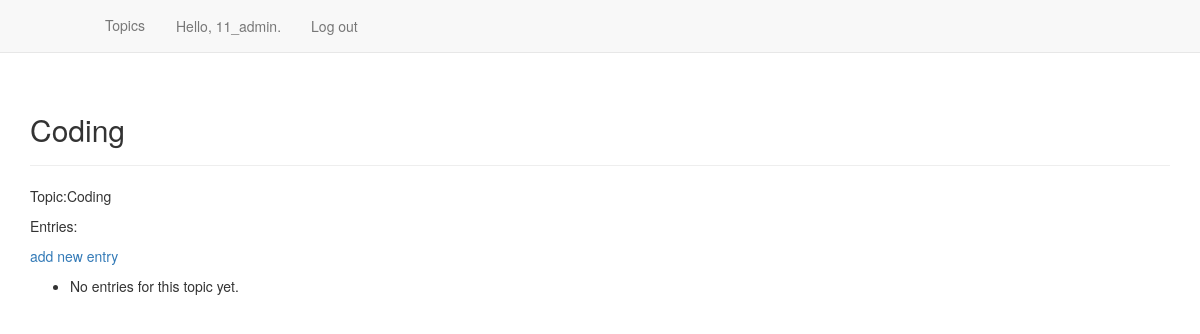
Page /topics/3 (signed in) on the earlier database version.
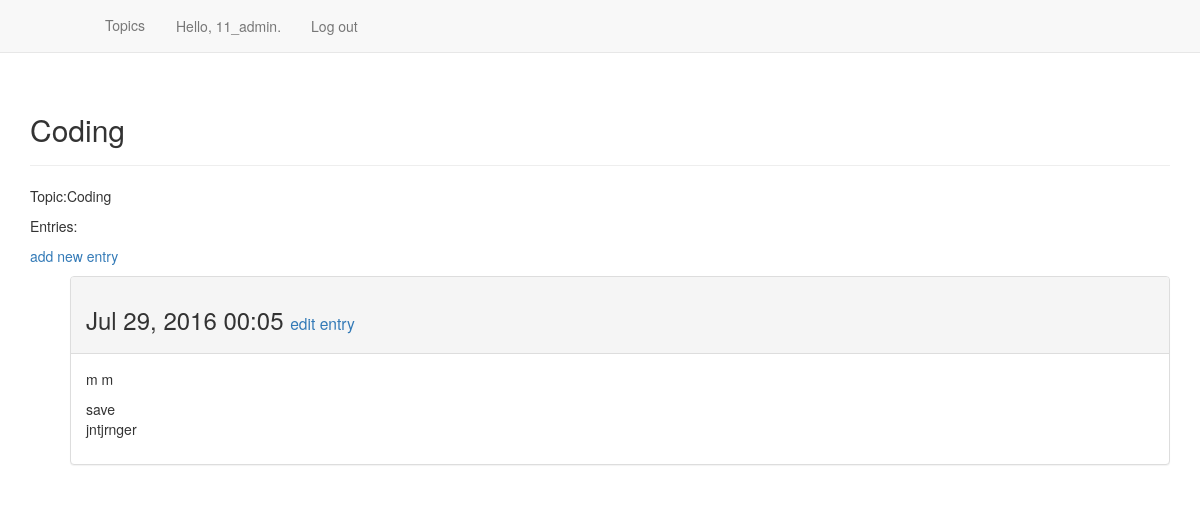
Same page on the later database version.
### learning_logs/models.py (models this page shows, shortened)
class Topic(models.Model):
    text = models.CharField(max_length=200)
    date_added = models.DateTimeField(auto_now_add =True)
    owner = models.ForeignKey(User)
    def __str__(self):
        return self.text

class Entry(models.Model):
    topic = models.ForeignKey(Topic)
    text = models.TextField()
    date_added = models.DateTimeField(auto_now_add =True)
    class Meta:
        verbose_name_plural = 'entries'

### learning_logs/views.py (the view)
# urls.py: url(r'^topics/(?P<topic_id>\d+)$', views.topic,name= 'topic'),
@login_required
def topic(request,topic_id):
    topic = get_object_or_404(Topic, id = topic_id)
    if topic.owner != request.user:
        raise Http404
    entries = topic.entry_set.order_by('-date_added')
    context = {'topic':topic, 'entries':entries}
    return render(request,'learning_logs/topic.html',context)

### learning_logs/templates/learning_logs/topic.html
{% extends "learning_logs/base.html" %}
{% block header %}
	<h2>{{ topic }} </h2>
{% endblock header %}
{%block content %}
	<p> Topic:{{ topic }} </p>
	<p> Entries: </p>
	<p>
		<a href="{% url 'learning_logs:new_entry' topic.id %}"> add new entry</a>
	</p>
	<ul>
		{% for entry in entries %}
			<div class = "panel panel-default">
				<div class ="panel-heading">
				  <h3>
					{{ entry.date_added|date:'M d, Y H:i' }}
					<small>
						<a href ="{% url 'learning_logs:edit_entry' entry.id %}"> edit entry</a>
					</small>
				  </h3>
				 </div>
				 <div class ="panel-body">
				 	{{ entry.text|linebreaks }}
				 </div>
			</div>
		{% empty %}
			<li>No entries for this topic yet.</li>
		{% endfor %}
{% endblock content %}

### learning_logs/templates/learning_logs/base.html (shortened to what this page needs)
{% load bootstrap3 %}
<!DOCTYPE html>
<html lang ="en">
	<head>
		{% bootstrap_css %}
	</head>
	<body>
	<nav class ="navbar navbar-default navbar-static-top">
		<div class = "container">
			<div class ="navbar-header">
			    <a class = "navbar-brand" href= "{% url 'learning_logs:index' %}">
			</div>
			<div id = "navbar" class ="navbar-collapse collapse">
				<ul class ="nav navbar-nav">
					<li><a href ="{% url 'learning_logs:topics' %}">Topics</a></li>
				</ul>
				<ul class = "nav navbar-nav navbar -right">
					{% if user.is_authenticated %}
						<li> <a> Hello, {{user.username}}.</a> </li>
						<li> <a href= "{% url 'users:logout' %}">Log out </a></li>
					{% else %}
						<li> <a href = "{% url 'users:register' %}">Register </a> </li>
						<li> <a href ="{% url 'users:login' %}">Log in </a></li>
					{% endif %}
				</ul>
			</div>
		</div>
	</nav>
		<div class = "container">
			<div class ="page-header">
				{% block header %}{% endblock header %}
			</div>
			<div>
				{% block content %}{% endblock content %}
			</div>
		</div>
 	</body>
</html>

Differences in the rows shown:
added Entry: date_added "Jul 29, 2016 00:05", text "m m save jntjrnger"
Other differences:
text no longer shown: "No entries for this topic yet."
